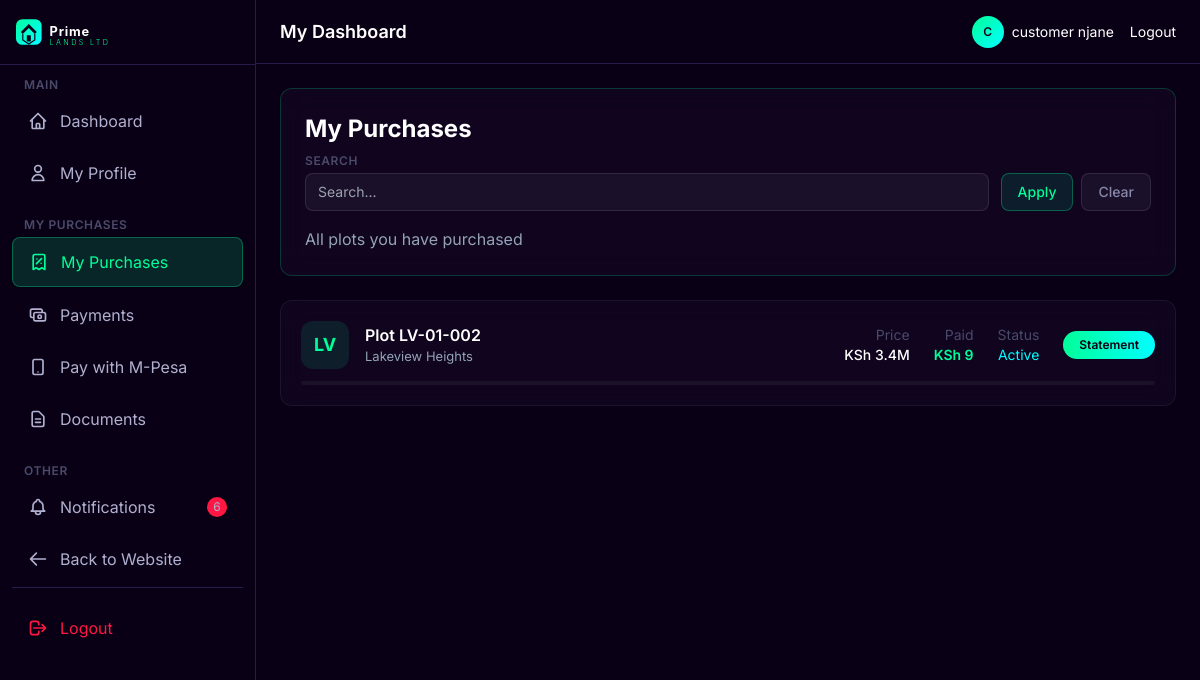
/sales/my-purchases/ (signed in), run on an earlier commit of the app's database.
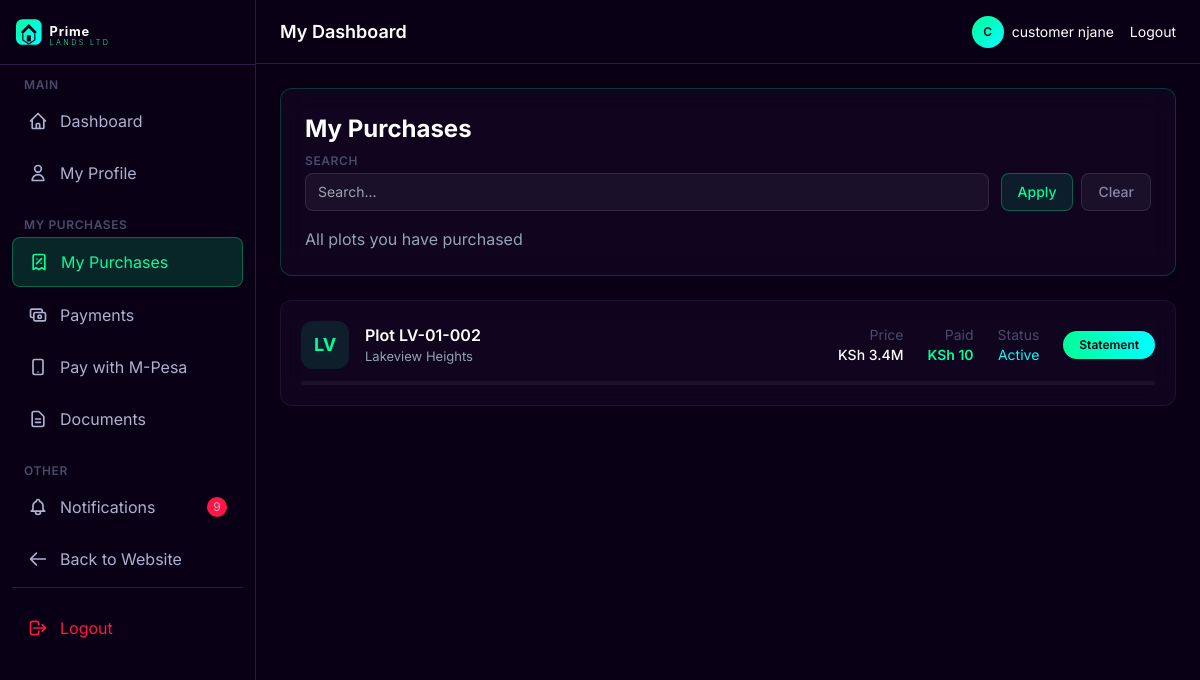
And on a later commit of the database.
### apps/sales/models.py (models this page shows, shortened)
class Sale(models.Model):
    SALE_STATUS = [
        ('reservation', 'Reservation'),
        ('active', 'Active'),
        ('completed', 'Completed'),
        ('defaulted', 'Defaulted'),
        ('cancelled', 'Cancelled'),
        ('transferred', 'Transferred'),
    ]
    customer = models.ForeignKey(Customer, on_delete=models.CASCADE, related_name='sales')
    plot = models.ForeignKey(Plot, on_delete=models.CASCADE, related_name='sales')
    sales_agent = models.ForeignKey(User, on_delete=models.SET_NULL, null=True, related_name='sales_made')
    sale_date = models.DateField(auto_now_add=True)
    status = models.CharField(max_length=20, choices=SALE_STATUS, default='reservation')
    selling_price = models.DecimalField(max_digits=15, decimal_places=2)
    deposit_amount = models.DecimalField(max_digits=15, decimal_places=2, default=0)
    deposit_paid = models.BooleanField(default=False)
    installment_months = models.IntegerField(default=60)
    monthly_installment = models.DecimalField(max_digits=15, decimal_places=2, default=0)
    interest_rate = models.DecimalField(max_digits=5, decimal_places=2, default=0)
    grace_period_days = models.IntegerField(default=0)
    penalty_rate = models.DecimalField(max_digits=5, decimal_places=2, default=0,
                                        help_text="Daily penalty rate (%)")
    commission_amount = models.DecimalField(max_digits=15, decimal_places=2, default=0,
                                            help_text='Platform commission for this sale')
    commission_paid = models.BooleanField(default=False)
    notes = models.TextField(blank=True)
    reservation_date = models.DateField(null=True, blank=True)
    reservation_expiry = models.DateField(null=True, blank=True)
    completion_date = models.DateField(null=True, blank=True)
    created_at = models.DateTimeField(auto_now_add=True)
    updated_at = models.DateTimeField(auto_now=True)
    class Meta:
        ordering = ['-created_at']
    @property
    def total_paid(self):
        return self.payments.filter(status='confirmed').aggregate(
            total=models.Sum('amount'))['total'] or 0
    @property
    def progress_percent(self):
        if self.selling_price == 0:
            return 0
        return min(100, int(self.total_paid / self.selling_price * 100))

### apps/plots/models.py (models this page shows, shortened)
class Plot(models.Model):
    STATUS_CHOICES = [
        ('available', 'Available'),
        ('reserved', 'Reserved'),
        ('sold', 'Sold'),
        ('blocked', 'Blocked'),
    ]
    plot_number = models.CharField(max_length=50)
    project = models.ForeignKey(Project, on_delete=models.CASCADE, related_name='plots')
    phase = models.ForeignKey(ProjectPhase, on_delete=models.SET_NULL, null=True, blank=True, related_name='plots')
    size_sqm = models.DecimalField(max_digits=10, decimal_places=2)
    price = models.DecimalField(max_digits=15, decimal_places=2)
    deposit_percentage = models.DecimalField(max_digits=5, decimal_places=2, default=20,
                                             help_text="Percentage required as deposit")
    max_installment_months = models.IntegerField(default=60)
    interest_rate = models.DecimalField(max_digits=5, decimal_places=2, default=0,
                                        help_text="Annual interest rate for installments (%)")
    status = models.CharField(max_length=20, choices=STATUS_CHOICES, default='available')
    description = models.TextField(blank=True)
    coordinates = models.CharField(max_length=100, blank=True, help_text="Google Maps coordinates")
    amenities = models.ManyToManyField(Amenity, blank=True)
    featured = models.BooleanField(default=False)
    created_at = models.DateTimeField(auto_now_add=True)
    updated_at = models.DateTimeField(auto_now=True)
    class Meta:
        ordering = ['project', 'plot_number']
        unique_together = ['project', 'plot_number']

### apps/projects/models.py (models this page shows, shortened)
class Project(models.Model):
    STATUS_CHOICES = [
        ('active', 'Active'),
        ('completed', 'Completed'),
        ('coming_soon', 'Coming Soon'),
        ('sold_out', 'Sold Out'),
    ]
    name = models.CharField(max_length=200)
    slug = models.SlugField(max_length=200, unique=True, blank=True)
    description = models.TextField(blank=True)
    location = models.CharField(max_length=200)
    coordinates = models.CharField(max_length=100, blank=True, help_text="Google Maps coordinates (lat,lng)")
    total_plots = models.IntegerField(default=0)
    image = models.ImageField(upload_to='projects/', blank=True)
    status = models.CharField(max_length=20, choices=STATUS_CHOICES, default='coming_soon')
    featured = models.BooleanField(default=False)
    start_date = models.DateField(null=True, blank=True)
    completion_date = models.DateField(null=True, blank=True)
    created_at = models.DateTimeField(auto_now_add=True)
    updated_at = models.DateTimeField(auto_now=True)
    class Meta:
        ordering = ['-created_at']

### apps/sales/views.py (the view)
# urls.py: path('my-purchases/', views.customer_sale_list, name='customer_sale_list'),
@login_required
def customer_sale_list(request):
    from apps.core.utils import get_sortable_context
    from apps.customers.models import Customer
    try:
        customer = Customer.objects.get(user=request.user)
    except Customer.DoesNotExist:
        messages.error(request, 'Complete your customer profile first.')
        return redirect('customers:customer_profile')
    sales_list = Sale.objects.filter(customer=customer).select_related('plot__project')
    ctx = get_sortable_context(request, sales_list, default_sort='-sale_date',
                               allowed_fields=['plot__plot_number', 'selling_price', 'status', 'sale_date'],
                               search_fields=['plot__plot_number', 'status'],
                               per_page=10)
    return render(request, 'sales/customer_sale_list.html', ctx)

### apps/accounts/models.py (called while the page is built)
    def is_staff_or_above(self):
        return self.role in [self.Role.SUPER_ADMIN, self.Role.ADMINISTRATOR,
                             self.Role.FINANCE_OFFICER, self.Role.SALES_AGENT,
                             self.Role.CUSTOMER_CARE]

### apps/core/utils.py (called while the page is built, shortened)
def sort_queryset(queryset, request, default_sort='-created_at', allowed_fields=None):
    sort_field = request.GET.get('sort', '')
    order = request.GET.get('order', '')
    if not sort_field:
        sort_field = default_sort
        sort_field_clean = sort_field.lstrip('-')
    return queryset.order_by(sort_field), sort_field_clean, order

def paginate(queryset, request, per_page=15):
    page = request.GET.get('page', 1)
    paginator = Paginator(queryset, per_page)
    page_obj = paginator.get_page(page)
    return page_obj, paginator

def build_search_filter(queryset, request, fields):
    search = request.GET.get('search', '').strip()
    if search:
        q_objects = Q()
        for field in fields:
            q_objects |= Q(**{f'{field}__icontains': search})
        queryset = queryset.filter(q_objects)
    return queryset, search

### templates/sales/customer_sale_list.html (shortened to what this page needs)
{% extends 'base_customer.html' %}
{% load static %}
{% load currency_filters %}
{% block content %}
<div class="max-w-5xl mx-auto">
    <div class="glassmorphism rounded-xl p-6 mb-6">
        <h1 class="text-2xl font-bold text-white mb-2">My Purchases</h1>
        {% include 'components/filter_bar.html' %}
        <p style="color: #94a3b8;">All plots you have purchased</p>
    </div>
    {% if page_obj %}
    <div class="space-y-4">
        {% for sale in page_obj %}
        <div class="glassmorphism rounded-xl p-5 hover:border-[#00ff99] transition-all duration-300" style="border: 1px solid rgba(255,255,255,0.06);">
            <div class="flex flex-col md:flex-row md:items-center justify-between gap-4">
                <div class="flex items-center gap-4">
                    <div class="w-12 h-12 rounded-xl flex items-center justify-center text-lg font-bold" style="background: rgba(0,255,153,0.1); color: #00ff99;">
                        {{ sale.plot.plot_number|slice:":2"|upper }}
                    </div>
                    <div>
                        <h3 class="text-white font-semibold">Plot {{ sale.plot.plot_number }}</h3>
                        <p style="color: #94a3b8; font-size: 13px;">{{ sale.plot.project.name }}</p>
                    </div>
                </div>
                <div class="flex items-center gap-6 text-sm">
                    <div class="text-right">
                        <p style="color: #4a4a6a;">Price</p>
                        <p class="text-white font-medium">KSh {{ sale.selling_price|currency }}</p>
                    </div>
                    <div class="text-right">
                        <p style="color: #4a4a6a;">Paid</p>
                        <p style="color: #00ff99; font-weight: 600;">KSh {{ sale.total_paid|currency }}</p>
                    </div>
                    <div class="text-right">
                        <p style="color: #4a4a6a;">Status</p>
                        {% if sale.status == 'active' %}
                        <span style="color: #00ffff;">Active</span>
                        {% elif sale.status == 'completed' %}
                        <span style="color: #00ff99;">Completed</span>
                        {% elif sale.status == 'reservation' %}
                        <span style="color: #ffc107;">Reservation</span>
                        {% else %}
                        <span style="color: #ff1744;">{{ sale.get_status_display }}</span>
                        {% endif %}
                    </div>
                    <a href="{% url 'payments:payment_statement' sale.id %}" class="btn-primary text-xs py-1.5 px-4" style="text-decoration: none;">
                        Statement
                    </a>
                </div>
            </div>
            <div class="mt-3">
                <div style="background: rgba(255,255,255,0.05); border-radius: 999px; height: 4px; overflow: hidden;">
                </div>
            </div>
        </div>
        {% endfor %}
    </div>
    {% endif %}
</div>
{% endblock %}

What changed in the data, as far as the page shows it:
changed Sale "LV": total_paid "9" → "10"
Also different on the page:
{{ unread_count }}: "6" → "9"
